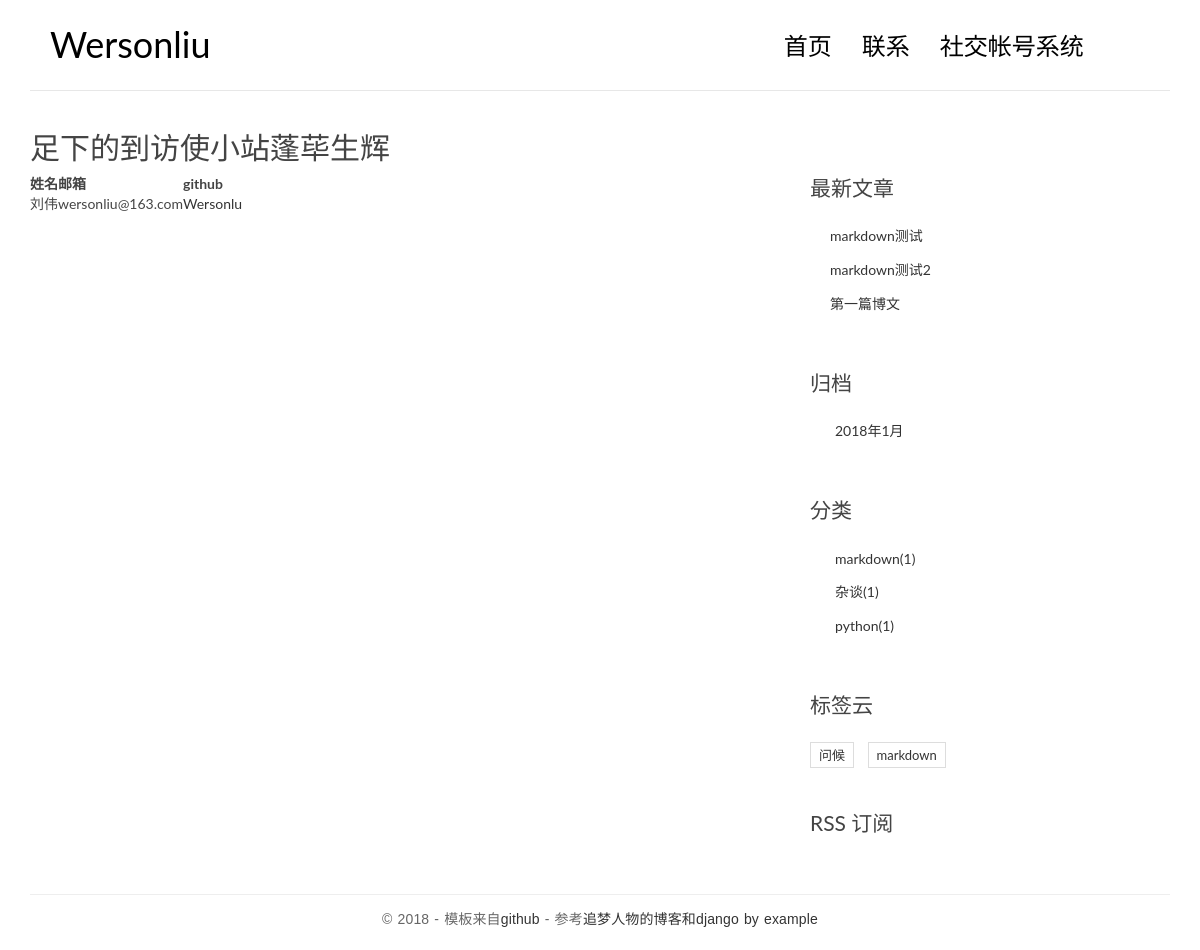
The app's page /contact with its own data.
### blog/models.py (models this page shows, shortened)
class Post(models.Model):
    title = models.CharField(max_length=70)
    body = models.TextField()
    created_time = models.DateTimeField()
    modified_time = models.DateTimeField()
    excerpt = models.CharField(max_length=200, blank=True)
    category = models.ForeignKey(Category)
    tags = models.ManyToManyField(Tag, blank=True)
    views = models.PositiveIntegerField(default=0)
    author = models.ForeignKey(User)
    def get_absolute_url(self):
        return reverse('blog:detail', kwargs={'pk': self.pk})
    class Meta:
        ordering = ['-created_time']

class Category(models.Model):
    name = models.CharField(max_length=100)

class Tag(models.Model):
    name = models.CharField(max_length=100)

### blog/views.py (the view)
# urls.py: url(r'^contact', views.contact, name='contact')
def contact(request):
    return render(request, 'blog/contact.html', context={
        'welcome': '足下的到访使小站蓬荜生辉'
    })

### blog/templatetags/blog_tags.py (called while the page is built)
@register.simple_tag
def get_recent_posts(num=5):
    return Post.objects.all().order_by('-created_time')[:num]

@register.simple_tag
def archives():
    return Post.objects.all().dates('created_time', 'month', order='DESC')

@register.simple_tag
def get_categories():
    return Category.objects.annotate(num_posts=Count('post')).filter(num_posts__gt=0)

@register.simple_tag
def get_tags():
    return Tag.objects.annotate(num_posts=Count('post')).filter(num_posts__gt=0)

### templates/blog/contact.html
{% extends 'base.html' %}
{% block main %}
  <h2>{{ welcome }}</h2>
  <table >
  <tr>
    <th>姓名</th>
    <th>邮箱</th>
    <th>github</th>
  </tr>
  <tr>
    <td>刘伟</td>
    <td>wersonliu@163.com</td>
    <td><a href="https://github.com/WersonLu/djblog" target="_blank">Wersonlu</a></td>
  </tr>
</table>
{% endblock  %}

### templates/base.html (shortened to what this page needs)
{% load staticfiles %}
{% load blog_tags %}
<!DOCTYPE html>
<html>
<head>
    <link rel="stylesheet" href="{% static 'blog/css/highlights/github.css' %}">
    <link rel="stylesheet" href="{% static 'blog/css/bootstrap.min.css' %}">
    <link rel="stylesheet" href="http://code.ionicframework.com/ionicons/2.0.1/css/ionicons.min.css">
    <link rel="stylesheet" href="{% static 'blog/css/pace.css' %}">
    <link rel="stylesheet" href="{% static 'blog/css/custom.css' %}">
</head>
<body>
<div class="container">
    <header id="site-header">
        <div class="row">
            <div class="col-md-4 col-sm-5 col-xs-8">
                <div class="logo">
                    <h1><a href="{% url 'blog:index' %}"><b>Wersonliu</b></a></h1>
                </div>
            </div>
            <div class="col-md-8 col-sm-7 col-xs-4">
                <nav class="main-nav" role="navigation">
                    <div class="collapse navbar-collapse" id="bs-example-navbar-collapse-1">
                        <ul class="nav navbar-nav navbar-right">
                            <li class="cl-effect-11"><a href="{% url 'blog:index' %}" data-hover="首页">首页</a></li>
                            <li class="cl-effect-11"><a href="contact.html" data-hover="联系">联系</a></li>
                            <li class="cl-effect-11"><a href="{% url 'account:login' %}" data-hover="社交">社交帐号系统</a></li>
                        </ul>
                    </div>
                </nav>
            </div>
        </div>
    </header>
</div>
<div class="content-body">
    <div class="container">
        <div class="row">
            <main class="col-md-8">
                {% block main %}
                {% endblock main %}
            </main>
            <aside class="col-md-4">
                <div class="widget widget-recent-posts">
                    <h3 class="widget-title">最新文章</h3>
                    {% get_recent_posts as recent_post_list %}
                    <ul>
                        {% for post in recent_post_list %}
                        <li>
                            <a href="{{ post.get_absolute_url }}">{{ post.title }}</a>
                        </li>
                        {% empty %}
                        暂无文章
                        {% endfor %}
                    </ul>
                </div>
                <div class="widget widget-archives">
                    <h3 class="widget-title">归档</h3>
                    {% archives as date_list %}
                    <ul>
                        {% for date in date_list %}
                        <li>
                            <a href="{% url 'blog:archives' date.year date.month %}">{{ date.year }}年{{ date.month }}月</a>
                        </li>
                        {% empty %}
                         暂无归档!
                        {% endfor %}
                    </ul>
                </div>
                <div class="widget widget-category">
                    <h3 class="widget-title">分类</h3>
                    {% get_categories as catepory_list %}
                    <ul>
                        {% for category in catepory_list %}
                         <li>
                             <a href="{% url 'blog:category' category.pk %}">{{ category.name }}<span class="post-count">({{ category.num_posts }})</span></a>
                         </li>
                        {% empty %}
                        暂无分类
                        {% endfor %}
                    </ul>
                </div>
                <div class="widget widget-tag-cloud">
                    <h3 class="widget-title">标签云</h3>
                    {% get_tags as tag_list %}
                    <ul>
                        {% for tag in tag_list %}
                        <li>
                            <a href="{% url 'blog:tag' tag.pk %}">{{ tag.name }}</a>
                        </li>
                        {% empty %}
                        暂无标签!
                        {% endfor %}
                    </ul>
                </div>
                <div class="rss">
                    <a href="{% url 'rss' %}"> RSS 订阅</a>
                </div>
            </aside>
        </div>
    </div>
</div>
<footer id="site-footer">
    <div class="container">
        <div class="row">
            <div class="col-md-12">
                <p class="copyright">&copy 2018 - 模板来自<a href="https://github.com/zmrenwu/django-blog-tutorial-templates"
                                                        target="_blank" >github</a>
                    - 参考<a href="http://zmrenwu.com/" title="网页模板" target="_blank">追梦人物的博客和<a href="https://e.jd.com/30371726.html" target="_blank">django by example</a></a>
                </p>
            </div>
        </div>
    </div>
</footer>
</body>
</html>

### blog/static/blog/css/custom.css (style rules this page uses)
* { outline: none; }
h1, h2, h3, h4, h5, h6 { margin-top: 0; }
b { font-weight: 400; }
a { color: #333; }
body { color: #444; font-family: 'Lato', sans-serif; }
p { font-family: 'Ubuntu', sans-serif; font-weight: 400; word-spacing: 1px; letter-spacing: 0.01em; }
#site-header { background-color: #FFF; padding: 25px 20px; margin-bottom: 40px; border-bottom: 1px solid #e7e7e7; }
.logo h1 a { color: #000; }
.logo h1 { margin: 0; font-family: 'Lato', sans-serif; font-weight: 300; }
.main-nav { margin-top: 11px; max-width: 95%; }
.main-nav a { color: #000000 !important; padding: 0 0 5px 0 !important; margin-right: 30px; font-family: 'Lato', sans-serif; font-weight: 300; font-size: 24px; }
.cl-effect-11 a { padding: 10px 0; color: #0972b4; text-shadow: none; }
.cl-effect-11 a::before { position: absolute; top: 0; left: 0; overflow: hidden; padding: 0 0 5px 0 !important; max-width: 0; border-bottom: 1px solid #000; color: #000; content: attr(data-hover); white-space: nowrap; -webkit-transition: max-width 0.5s; -moz-transition: max-width 0.5s; transition: max-width 0.5s; }
.content-body { padding-bottom: 4em; }
.widget { background: #fff; padding: 30px 0 0; }
.widget-title { font-size: 1.5em; margin-bottom: 20px; line-height: 1.6; padding: 10px 0 0; font-weight: 400; }
.widget-recent-posts ul { padding: 0; margin: 0; padding-left: 20px; }
.widget-recent-posts ul li { list-style-type: none; position: relative; line-height: 170%; margin-bottom: 10px; }
.widget-recent-posts ul li::before { content: '\f3d3'; font-family: "Ionicons"; position: absolute; left: -17px; top: 3px; font-size: 16px; color: #000; }
.widget-archives ul { padding: 0; margin: 0; padding-left: 25px; }
.widget-archives ul li { list-style-type: none; position: relative; line-height: 170%; margin-bottom: 10px; }
.widget-archives ul li::before { content: '\f3f3'; font-family: "Ionicons"; position: absolute; left: -25px; top: 1px; font-size: 16px; color: #000; }
.widget-category ul { padding: 0; margin: 0; padding-left: 25px; }
.widget-category ul li { list-style-type: none; position: relative; line-height: 170%; margin-bottom: 10px; }
.widget-category ul li::before { content: '\f3fe'; font-family: "Ionicons"; position: absolute; left: -25px; top: 1px; font-size: 18px; color: #000; }
.widget-tag-cloud ul { padding: 0; margin: 0; margin-right: -10px; }
.widget-tag-cloud ul li { list-style-type: none; font-size: 13px; display: inline-block; margin-right: 10px; margin-bottom: 10px; padding: 3px 8px; border: 1px solid #ddd; }
.rss { font-size: 21px; margin-top: 30px; }
.rss a { color: #444; }
#site-footer { padding-top: 10px; padding: 0 0 1.5em 0; }
.copyright { text-align: center; padding-top: 1em; margin: 0; border-top: 1px solid #eee; color: #666; }

### records on screen
Post: title "markdown测试"
Post: title "markdown测试2"
Post: title "第一篇博文"
Category: name "markdown", num_posts "1"
Category: name "杂谈", num_posts "1"
Category: name "python", num_posts "1"
Tag: name "问候"
Tag: name "markdown"

### other values on screen
{{ welcome }} "足下的到访使小站蓬荜生辉"
{{ date.year }} "2018"
{{ date.month }} "1"
